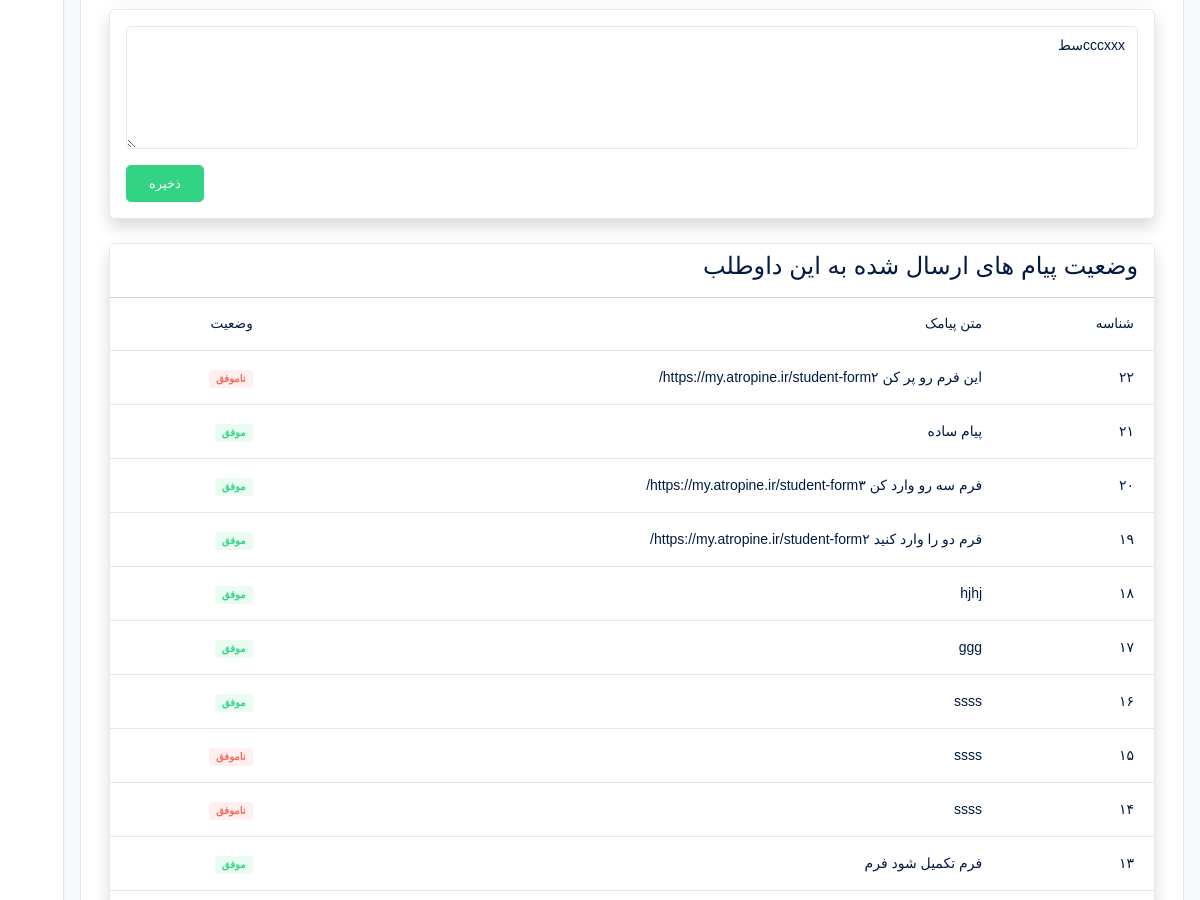
The page /accounts/consultants/my-student/14/ (signed in, middle part) on the database as committed earlier.
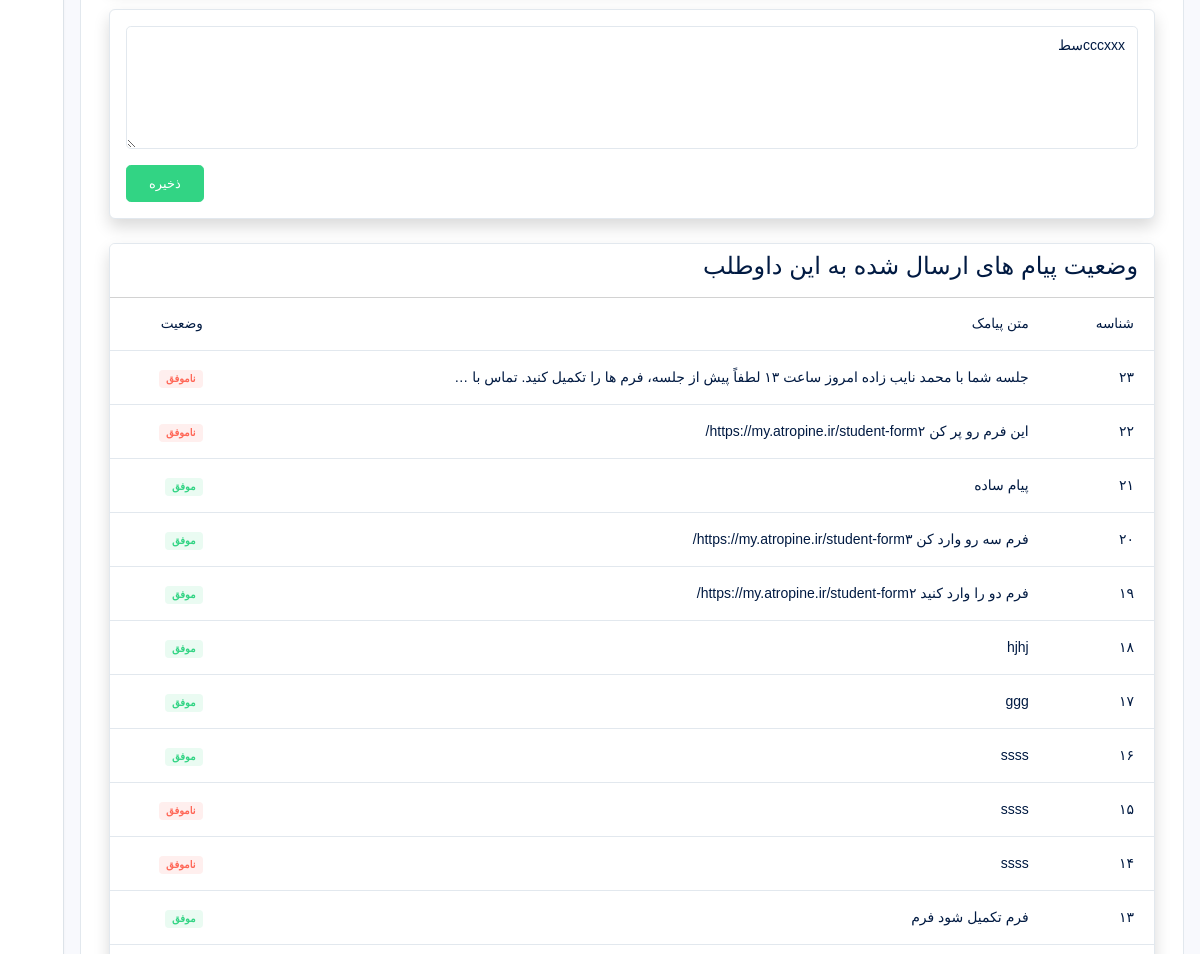
The same page on the database as committed later.
### accounts/models.py (models this page shows)
class SMS(models.Model):
    sender = models.ForeignKey(
        User,
        on_delete=models.CASCADE,
        related_name="sent_sms",
        verbose_name="فرستنده"
    )
    students = models.ManyToManyField(
        Student,
        related_name="received_sms",
        verbose_name="گیرندگان"
    )
    message = models.TextField(
        verbose_name="متن پیام"
    )
    result = models.CharField(
        max_length=2,
        blank=True,
        verbose_name="نتیجه ارسال"
    )
    created_at = models.DateTimeField(
        auto_now_add=True
    )
    class Meta:
        verbose_name = "پیامک"
        verbose_name_plural = "پیامک‌ها"
        ordering = ["-id"]

### accounts/views.py (the view, shortened to what this page needs)
# urls.py: path("consultants/my-student/<int:id>/", show_my_student, name="show_my_student"),
def show_my_student(request, id):
    schedule = get_object_or_404(
        ConsultantSchedule,
        id=id,
        consultant=request.user.user_consultant
    )
    schedule.date_shamsi = jdatetime.date.fromgregorian(
        date=schedule.date
    ).strftime("%Y/%m/%d")
    consultation = get_object_or_404(
        Consultation.objects.select_related(
            "service__student__user"
        ),
        schedule=schedule
    )
    user = consultation.service.student.user
    student = getattr(user, "user_student", None)
    context = {
        "schedule": schedule,
        "user": user,
        "student": student,
        "consultation": consultation,
        "has_form_1": hasattr(student, "student_form_1"),
        "has_form_2": hasattr(student, "student_form_2"),
        "has_form_3": hasattr(student, "student_form_3"),
    }
    context["smses"] = SMS.objects.filter(
        sender=request.user,
        students=student
    ).order_by("-id")
    if student:
        if hasattr(student, "student_form_1"):
            form_1_fields = []
            for field in student.student_form_1._meta.fields:
                if field.name in ["id", "student"]:
                    continue
                value = getattr(student.student_form_1, field.name)
                form_1_fields.append({
                    "label": field.verbose_name,
                    "value": value,
                })
            context["form_1_fields"] = form_1_fields
    return render(
        request,
        "accounts/consultants/show_my_student.html",
        context
    )

### pages/views.py (called while the page is built, shortened)
def global_context(request):
    has_database_service = False
    wallet = False
    nayeb_link = Consultant.objects.filter(
        user__last_name="نایب زاده"
    ).first()
    try:
        nayeb_consultant_open = User.objects.filter(id=73).first().user_consultant.show_schedules
        jahan_consultant_open = User.objects.filter(id=74).first().user_consultant.show_schedules
    except:
        nayeb_consultant_open = False
        jahan_consultant_open = False
    return {
        "has_database_service": has_database_service,
        "nayeb_link": nayeb_link,
        "wallet": wallet,
        "nayeb_consultant_open": nayeb_consultant_open,
        "jahan_consultant_open": jahan_consultant_open,
    }

### templates/accounts/consultants/show_my_student.html (shortened to what this page needs)
{% extends 'bases/dashboard.html' %}
{% load static %}
{% block content %}
<div class="container py-5" dir="rtl">
    <div class="card shadow mb-4">
        <div class="card-body">
            <form method="post">
                <div class="mb-3">
                    <textarea
                        name="notes"
                        class="form-control"
                        rows="5"
                        placeholder="نوت برداری..."
                    >{{ consultation.notes }}</textarea>
                </div>
                <div class="text-start">
                    <button class="btn btn-success">
                        ذخیره
                    </button>
                </div>
            </form>
        </div>
    </div>
    <div class="card shadow mb-4">
        <div class="card-header justify-content-between">
            <div class="card-title">
                <h4>
                    وضعیت پیام های ارسال شده به این داوطلب
                </h4>
            </div>
        </div>
        <table class="table text-nowrap table-hover">
            <thead>
                <tr>
                    <th scope="col">شناسه</th>
                    <th scope="col">متن پیامک</th>
                    <th scope="col">وضعیت</th>
                </tr>
            </thead>
            <tbody>
                {% for sms in smses %}
                <tr>
                    <td>
                        {{ sms.id }}
                    </td>
                    <td>
                        {{ sms.message|truncatewords:20 }}
                    </td>
                    <td>
                        {% if sms.result == "1" %}
                        <span class="badge bg-success-transparent">موفق</span>
                        {% else %}
                        <span class="badge bg-danger-transparent">ناموفق</span>
                        {% endif %}
                    </td>
                </tr>
                {% empty %}
                <tr>
                    <td colspan="3" style="text-align: center;">
                        موردی یافت نشد.
                    </td>
                </tr>
                {% endfor %}
            </tbody>
        </table>
    </div>
</div>
{% endblock %}

Rows that differ between the two databases and show on the page:
added SMS: id "۲۳", message "جلسه شما با محمد نایب زاده امروز ساعت ۱۳ لطفاً پیش از جلسه، فرم ها را تکمیل کنید. تماس با …", result "ناموفق"
